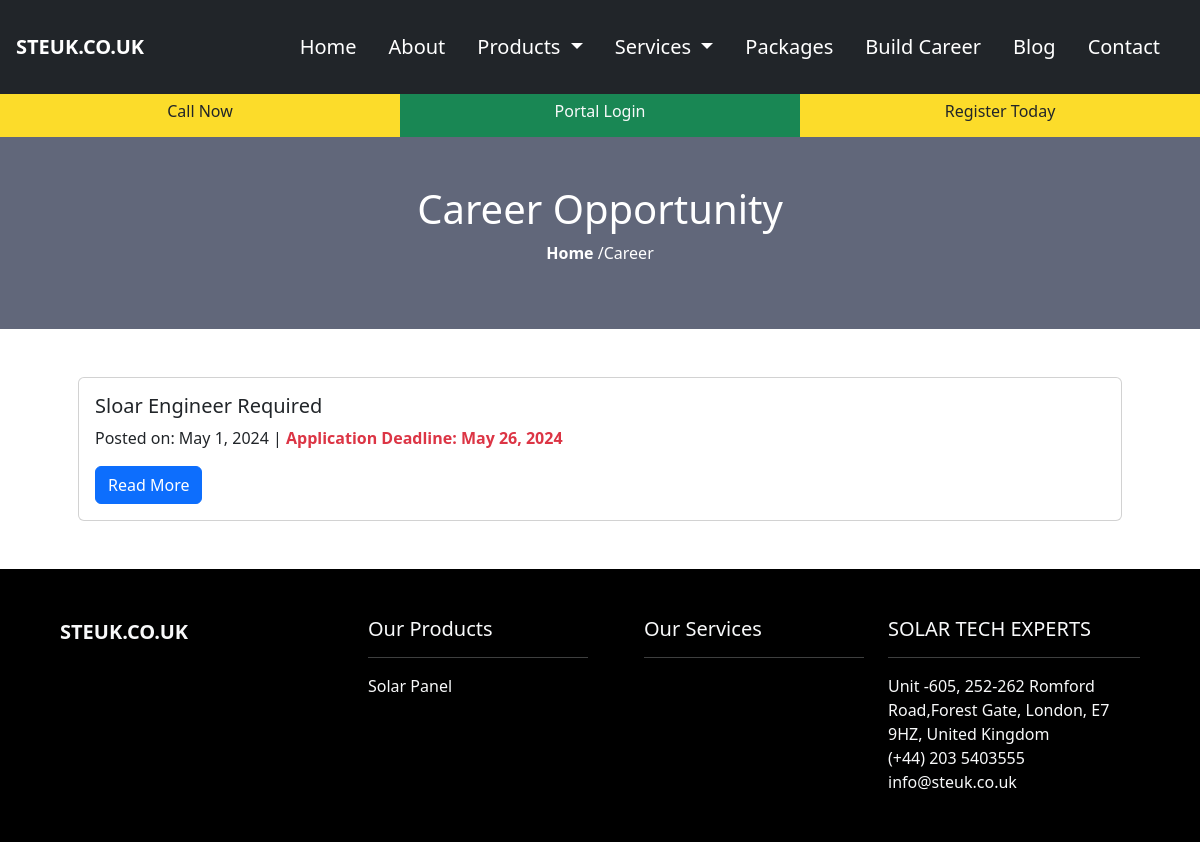
Page /career/ on the committed database.
### frontend/models.py (models this page shows, shortened)
class Jobs(models.Model):
    title=models.CharField(max_length=255, null=True, blank=True)
    job_requirements=RichTextUploadingField(null=True, blank=True)
    job_resposiblities=RichTextUploadingField(null=True, blank=True)
    job_post_date=models.DateField()
    application_deadline=models.DateField()

class Category(models.Model):
    name=models.CharField(max_length=255,null=True, blank=True)
    images=models.ImageField(upload_to='media/category',null=True, blank=True)

### frontend/views.py (the view)
# urls.py: path('career/', CareerView, name="career"),
def CareerView(request):
    jobs=Jobs.objects.all()
    today = date.today()
    context={
        'jobs':jobs,
        'today':today,
    }
    return render(request, "career.html", context)

### frontend/context_processors.py (called while the page is built)
def categories_processor(request):
    categories = Category.objects.all()
    return {'categories': categories}

def service_cat_menu(request):
    service_categories = ServiceCategory.objects.all()
    return {'service_categories': service_categories}

### frontend/templates/career.html (shortened to what this page needs)
{% extends 'base.html' %}
{% load static %}
{% block content %}
<div class="container-fluid px-0">
    <div class="p-5" style="background-color: #61677A;">
        <h1 class="text-center text-white">Career Opportunity</h1>
        <p class="text-center text-white"><a href="/" class="text-decoration-none text-white fw-bold">Home</a> /Career</p>
    </div>
    <div class="container p-5">
        {% for job in jobs %}
            {% if job.application_deadline >= today %}
                <div class="card">
                    <div class="card-body">
                        <h5 class="card-title">{{ job.title }}</h5>
                        <p class="card-text"> Posted on: {{ job.job_post_date }} | <b class="text-danger"> Application Deadline: {{ job.application_deadline }}</b></p>
                        <a href="{% url 'job-details' job.pk %}" class="btn btn-primary">Read More</a>
                    </div>
                </div>
            {% endif %}
          {% endfor %}
    </div>
</div>
{% endblock content %}

### templates/footer.html (shortened to what this page needs)
		{% load static %}
		<div class="container-fluid p-5 bg-black">
			<div class="container">
				<div class="row text-light">
					<div class="col-md-3 col-sm-12">
					<a class="navbar-brand fs-5 fw-bold me-5" href="/">STEUK.CO.UK</a>
					</div>
					<div class="col-md-3  col-sm-12">
						<ul>
							<h5>Our Products</h5>
							<hr>
							<div >
								{% for category in categories %}
								<a class="dropdown-item" class="nav-link" href="{% url 'product_list' category.id %}">{{ category.name }}</a>
								{% endfor %}
							</div>
						</ul>
					</div>
					<div class="col-md-3  col-sm-12">
						<ul>
							<h5>Our Services</h5>
							<hr>
						</ul>
					</div>
					<div class="col-md-3  col-sm-12">
						<h5>SOLAR TECH EXPERTS</h5>
						<hr>
						<span>Unit -605, 252-262 Romford Road,Forest Gate, London, E7 9HZ, United Kingdom</span><br>
						<span>(+44) 203 5403555</span> <br>
						<span><a href="mailto:info@steuk.co.uk" class="nav-link">info@steuk.co.uk</a></span>
					</div>
				</div>
			</div>
		</div>

### static/css/style.css (style rules this page uses)
body { margin: 0; padding: 0; overflow-x: hidden; }

### rows in the picture
Jobs: title "Sloar Engineer Required", job_post_date "May 1, 2024", application_deadline "May 26, 2024"
Category: name "Solar Panel"
